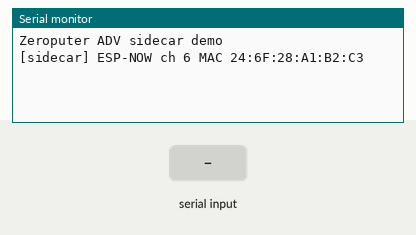
Recording of a program running on a simulated ESP32-S3. On the bench: the last lines printed to the serial monitor. The test bench sets the inputs (shaded band).

Above: at 1.4 s.
1.5 s: "1\n" received over Serial
At 2.6 s:
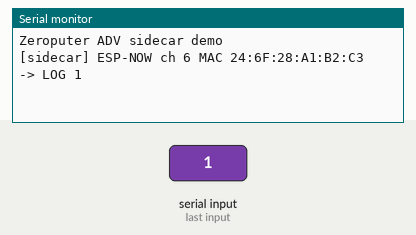
3.0 s: "0\n" received over Serial
At 3.7 s:
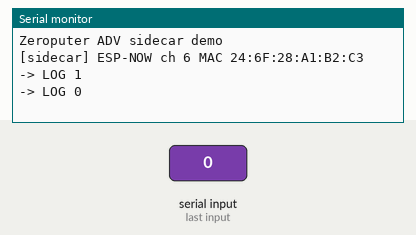

Measured:
- after the input at 1.5 s, the serial monitor: prints a new line at once (image 1)
- after the input at 3.0 s, the serial monitor: prints a new line at once (image 2)

The program:

main.cpp
```cpp
#include <Arduino.h>
#include <WiFi.h>
#include "sidecar_link.h"
#include "sidecar_config.h"

void setup()
{
    Serial.begin(115200);
    delay(200);
    Serial.println("Zeroputer ADV sidecar demo");
    sidecar_begin();
    sidecar_send_hello();
    sidecar_send_page(SC_PAGE_LOG);
    sidecar_send_text(SC_WID_TITLE, "ADV online");
    sidecar_send_log("waiting for sidecar HELLO");
}

void loop()
{
    sidecar_poll();

    static uint32_t last_hello = 0;
    if (!sidecar_paired() && millis() - last_hello > 1000) {
        last_hello = millis();
        sidecar_send_hello();
    }

    static uint32_t last_ping = 0;
    if (sidecar_paired() && millis() - last_ping > 2000) {
        last_ping = millis();
        uint32_t up = millis();
        sidecar_send(SC_PING, &up, sizeof(up));
    }

    if (Serial.available()) {
        String line = Serial.readStringUntil('\n');
        line.trim();
        if (line.length()) {
            sidecar_send_log(line.c_str());
            Serial.printf("-> LOG %s\n", line.c_str());
        }
    }
}
```

sidecar_link.cpp
```cpp
#include "sidecar_link.h"
#include "sidecar_config.h"
#include "sidecar_codec.h"

#include <Arduino.h>
#include <WiFi.h>
#include <esp_now.h>
#include <string.h>

static sc_codec_t codec;
static uint8_t peer_mac[6];
static bool have_peer = false;
static HardwareSerial &linkUart = Serial1;

static void on_msg(const sc_msg_t *msg, void *user)
{
    (void)user;
    if (msg->type == SC_HELLO && msg->payload_len >= sizeof(sc_hello_t)) {
        const sc_hello_t *h = (const sc_hello_t *)msg->payload;
        memcpy(peer_mac, h->mac, 6);
        have_peer = true;
        Serial.printf("[sidecar] HELLO from %02X:%02X:%02X:%02X:%02X:%02X\n",
                      peer_mac[0], peer_mac[1], peer_mac[2],
                      peer_mac[3], peer_mac[4], peer_mac[5]);
    } else if (msg->type == SC_PONG) {
        Serial.println("[sidecar] PONG");
    } else if (msg->type == SC_KEY && msg->payload_len >= sizeof(sc_key_t)) {
        const sc_key_t *k = (const sc_key_t *)msg->payload;
        Serial.printf("[sidecar] KEY kind=%u code=%u x=%u y=%u\n",
                      k->kind, k->code, k->x, k->y);
    } else if (msg->type == SC_BAT && msg->payload_len >= 2) {
        uint16_t mv = msg->payload[0] | (msg->payload[1] << 8);
        Serial.printf("[sidecar] BAT %u mV\n", mv);
    }
}

#if SIDECAR_LINK == SC_LINK_ESPNOW
static void on_rx(const uint8_t *mac, const uint8_t *data, int len)
{
    (void)mac;
    sc_codec_push(&codec, data, (size_t)len, on_msg, NULL);
}
#endif

void sidecar_begin()
{
    sc_codec_init(&codec);
#if SIDECAR_LINK == SC_LINK_UART
    linkUart.begin(SC_UART_BAUD, SERIAL_8N1, SC_UART_RX_PIN, SC_UART_TX_PIN);
    Serial.println("[sidecar] UART Grove G2/G1");
#elif SIDECAR_LINK == SC_LINK_ESPNOW
    WiFi.mode(WIFI_STA);
    WiFi.disconnect();
    if (esp_now_init() != ESP_OK) {
        Serial.println("[sidecar] ESP-NOW init failed");
        return;
    }
    esp_now_register_recv_cb(on_rx);
    Serial.printf("[sidecar] ESP-NOW ch %d MAC %s\n",
                  SC_ESPNOW_CHANNEL, WiFi.macAddress().c_str());
#endif
}

static void raw_send(const uint8_t *frame, size_t n)
{
#if SIDECAR_LINK == SC_LINK_UART
    linkUart.write(frame, n);
#elif SIDECAR_LINK == SC_LINK_ESPNOW
    if (!have_peer) {
        uint8_t bcast[6] = {0xFF, 0xFF, 0xFF, 0xFF, 0xFF, 0xFF};
        esp_now_peer_info_t info = {};
        memcpy(info.peer_addr, bcast, 6);
        info.channel = SC_ESPNOW_CHANNEL;
        info.encrypt = false;
        if (!esp_now_is_peer_exist(bcast)) {
            esp_now_add_peer(&info);
        }
        esp_now_send(bcast, frame, n);
        return;
    }
    esp_now_peer_info_t info = {};
    memcpy(info.peer_addr, peer_mac, 6);
    info.channel = SC_ESPNOW_CHANNEL;
    info.encrypt = false;
    if (!esp_now_is_peer_exist(peer_mac)) {
        esp_now_add_peer(&info);
    }
    esp_now_send(peer_mac, frame, n);
#endif
}

bool sidecar_send(uint8_t type, const void *payload, uint16_t len)
{
    uint8_t frame[SC_MAX_FRAME];
    size_t n = sc_codec_make(&codec, frame, sizeof(frame), type, payload, len);
    if (!n) {
        return false;
    }
    raw_send(frame, n);
    return true;
}

bool sidecar_send_log(const char *line)
{
    if (!line) {
        return false;
    }
    size_t n = strlen(line);
    if (n > SC_MAX_PAYLOAD) {
        n = SC_MAX_PAYLOAD;
    }
    return sidecar_send(SC_LOG, line, (uint16_t)n);
}

bool sidecar_send_text(uint8_t widget, const char *utf8)
{
    uint8_t buf[SC_MAX_PAYLOAD];
    buf[0] = widget;
    size_t n = utf8 ? strlen(utf8) : 0;
    if (n > SC_MAX_PAYLOAD - 1) {
        n = SC_MAX_PAYLOAD - 1;
    }
    memcpy(buf + 1, utf8, n);
    return sidecar_send(SC_TEXT, buf, (uint16_t)(n + 1));
}

bool sidecar_send_page(uint8_t page)
{
    return sidecar_send(SC_PAGE, &page, 1);
}

bool sidecar_paired()
{
    return have_peer;
}

void sidecar_poll()
{
#if SIDECAR_LINK == SC_LINK_UART
    uint8_t tmp[64];
    int n = linkUart.available();
    if (n > 0) {
        if (n > (int)sizeof(tmp)) {
            n = sizeof(tmp);
        }
        n = linkUart.readBytes(tmp, n);
        sc_codec_push(&codec, tmp, (size_t)n, on_msg, NULL);
    }
#endif
}

void sidecar_send_hello()
{
    sc_hello_t h = {};
    h.proto = SC_PROTO_VER;
    h.role = SC_ROLE_ADV;
    h.link = SIDECAR_LINK;
    h.pages = 0xFF;
    h.width = 240;
    h.height = 135;
    h.fw_ver = SC_FW_VER;
    WiFi.macAddress(h.mac);
    sidecar_send(SC_HELLO, &h, sizeof(h));
}
```

sidecar_link.h
```cpp
#pragma once
#include <stddef.h>
#include <stdint.h>
#include "sidecar.h"

void sidecar_begin();
void sidecar_poll();
bool sidecar_send(uint8_t type, const void *payload, uint16_t len);
bool sidecar_send_log(const char *line);
bool sidecar_send_text(uint8_t widget, const char *utf8);
bool sidecar_send_page(uint8_t page);
bool sidecar_paired();
void sidecar_send_hello();
```

sidecar_config.h
```cpp
#pragma once
#include "sidecar.h"

#ifndef SIDECAR_LINK
#define SIDECAR_LINK        SC_LINK_ESPNOW
#endif

#define SC_ESPNOW_CHANNEL   6
#define SC_UART_BAUD        115200
#define SC_UART_TX_PIN      2     /* Grove yellow */
#define SC_UART_RX_PIN      1     /* Grove white */
#define SC_FW_VER           0x0100
```
